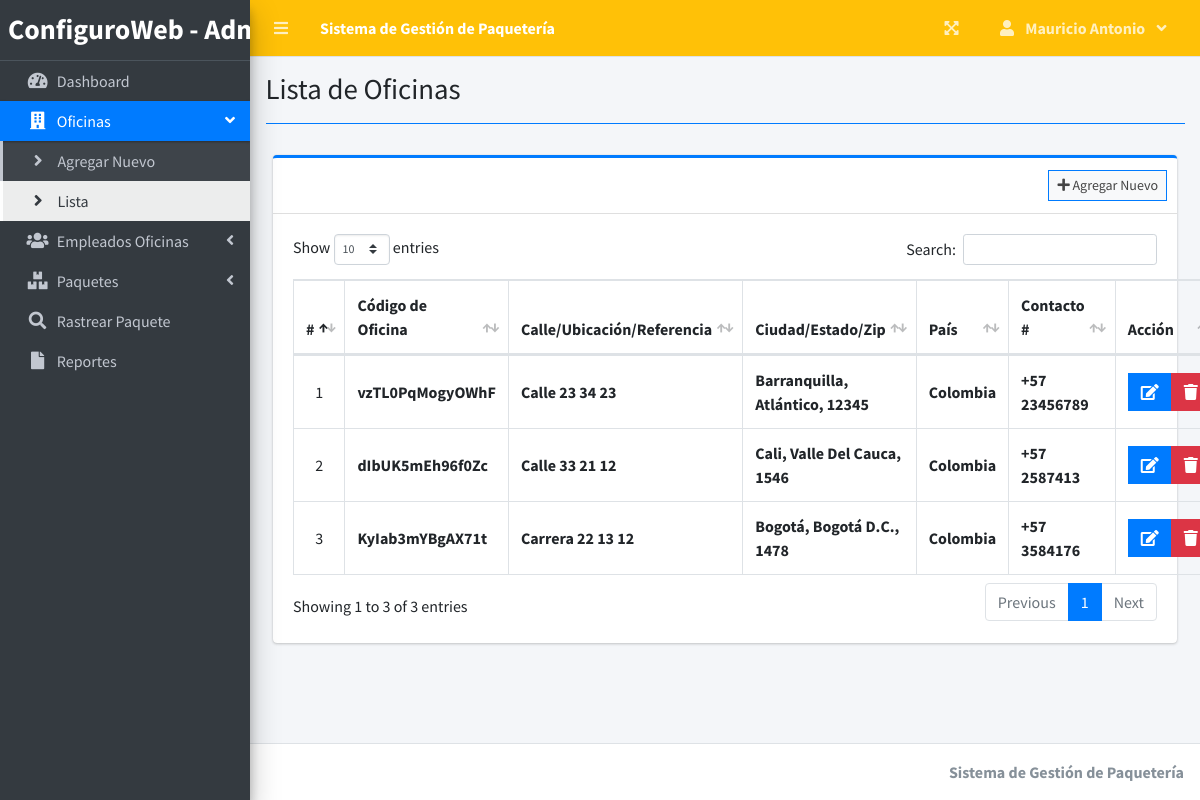
The page /index.php?page=branch_list (signed in) on the database its author committed.
### tables this page shows
CREATE TABLE `branches` (
  `id` int(30) NOT NULL,
  `branch_code` varchar(50) NOT NULL,
  `street` text NOT NULL,
  `city` text NOT NULL,
  `state` text NOT NULL,
  `zip_code` varchar(50) NOT NULL,
  `country` text NOT NULL,
  `contact` varchar(100) NOT NULL,
  `date_created` datetime NOT NULL DEFAULT current_timestamp()
);

### branch_list.php (the view, shortened to what this page needs)
<?php include 'db_connect.php' ?>
<div class="col-lg-12">
	<div class="card card-outline card-primary">
		<div class="card-header">
			<div class="card-tools">
				<a class="btn btn-block btn-sm btn-default btn-flat border-primary " href="./index.php?page=new_branch"><i class="fa fa-plus"></i> Agregar Nuevo</a>
			</div>
		</div>
		<div class="card-body">
			<table class="table tabe-hover table-bordered" id="list">
				<!-- <colgroup>
					<col width="5%">
					<col width="15%">
					<col width="25%">
					<col width="25%">
					<col width="15%">
				</colgroup> -->
				<thead>
					<tr>
						<th class="text-center">#</th>
						<th>Código de Oficina</th>
						<th>Calle/Ubicación/Referencia</th>
						<th>Ciudad/Estado/Zip</th>
						<th>País</th>
						<th>Contacto #</th>
						<th>Acción</th>
					</tr>
				</thead>
				<tbody>
					<?php
					$i = 1;
					$qry = $conn->query("SELECT * FROM branches order by street asc,city asc, state asc ");
					while ($row = $qry->fetch_assoc()):
					?>
						<tr>
							<td class="text-center"><?php echo $i++ ?></td>
							<td class=""><b><?php echo $row['branch_code'] ?></b></td>
							<td><b><?php echo ucwords($row['street']) ?></b></td>
							<td><b><?php echo ucwords($row['city'] . ', ' . $row['state'] . ', ' . $row['zip_code']) ?></b></td>
							<td><b><?php echo ucwords($row['country']) ?></b></td>
							<td><b><?php echo $row['contact'] ?></b></td>
							<td class="text-center">
								<div class="btn-group">
									<a href="index.php?page=edit_branch&id=<?php echo $row['id'] ?>" class="btn btn-primary btn-flat ">
										<i class="fas fa-edit"></i>
									</a>
									<button type="button" class="btn btn-danger btn-flat delete_branch" data-id="<?php echo $row['id'] ?>">
										<i class="fas fa-trash"></i>
									</button>
								</div>
							</td>
						</tr>
					<?php endwhile; ?>
				</tbody>
			</table>
		</div>
	</div>
</div>

### branch_list.php (style rules this page uses)
table td { vertical-align: middle !important; }

### rows shown on the page
branches: branch_code "vzTL0PqMogyOWhF", street "Calle 23 34 23", city+state+zip_code "Barranquilla, Atlántico, 12345", country "Colombia", contact "+57 23456789"
branches: branch_code "dIbUK5mEh96f0Zc", street "Calle 33 21 12", city+state+zip_code "Cali, Valle Del Cauca, 1546", country "Colombia", contact "+57 2587413"
branches: branch_code "KyIab3mYBgAX71t", street "Carrera 22 13 12", city+state+zip_code "Bogotá, Bogotá D.C., 1478", country "Colombia", contact "+57 3584176"

### other values the page prints
$_SESSION['system']['name'] "Sistema de Gestión de Paquetería"
$_SESSION['login_firstname'] "Mauricio Antonio"
$title "Lista de Oficinas"
